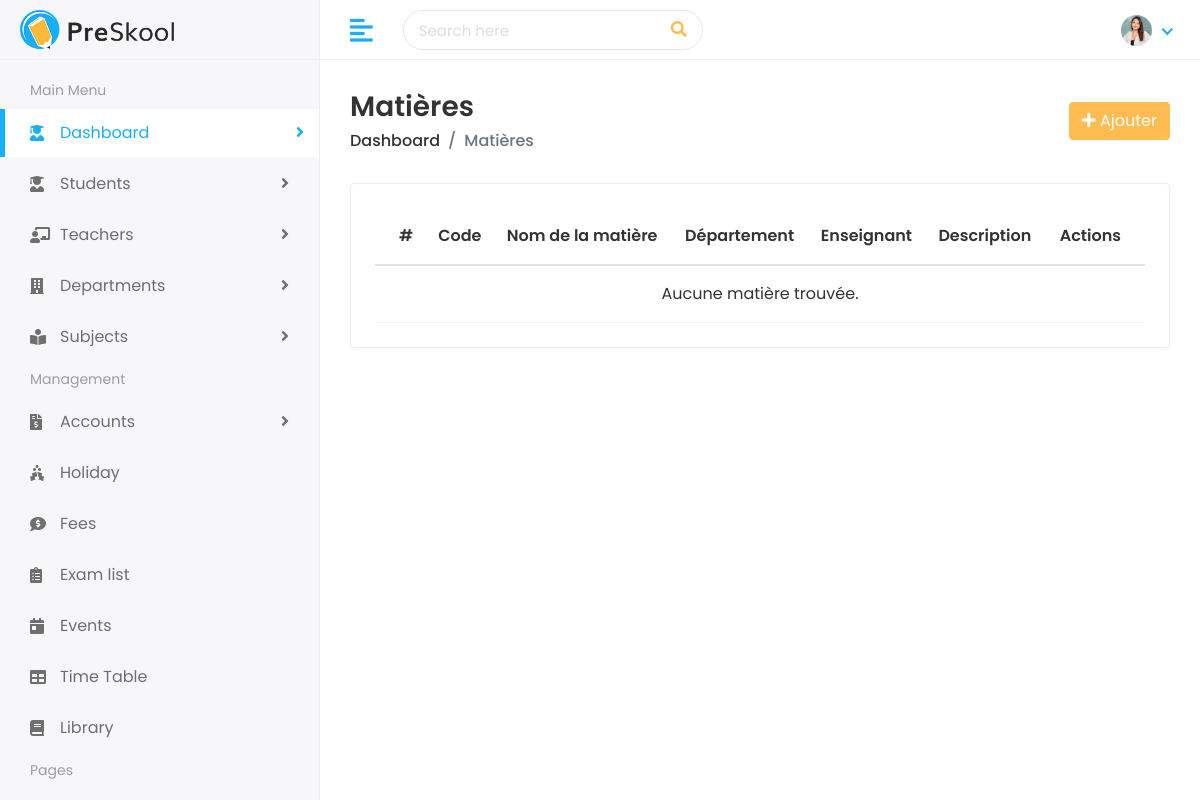
Before: /subjects/ with the older database file.
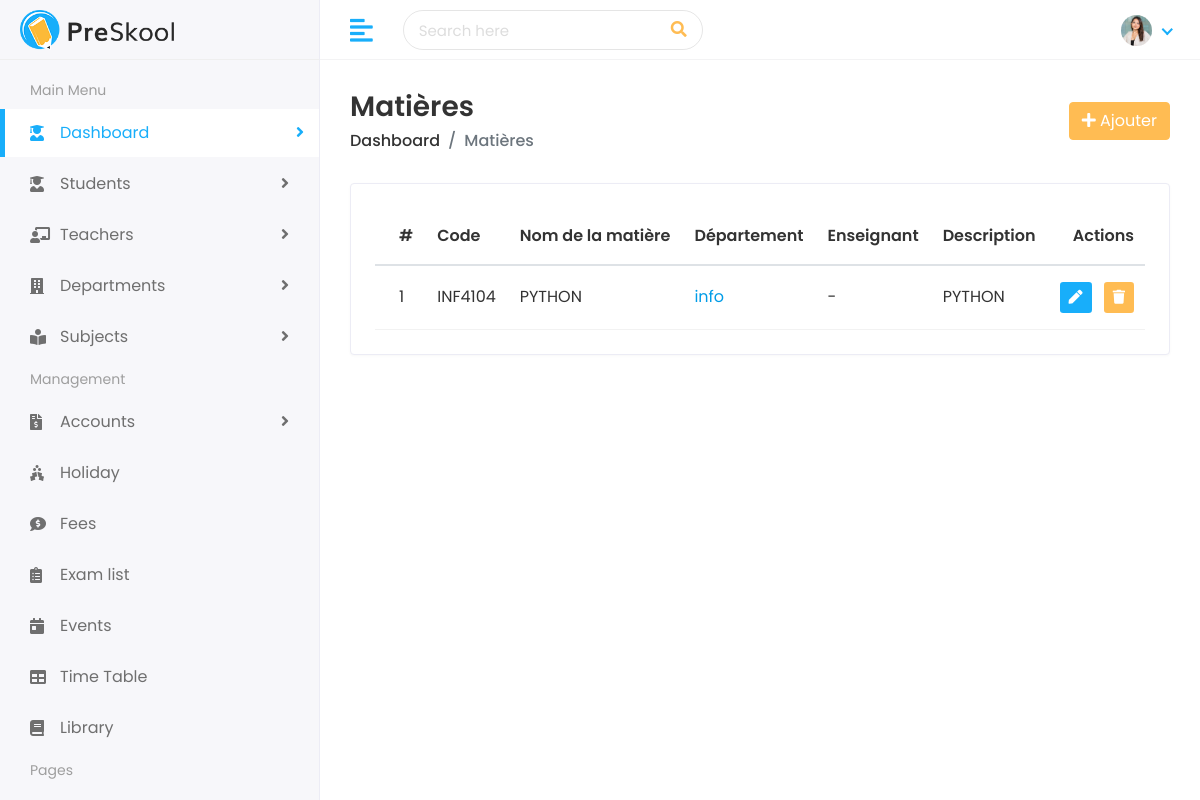
After: the same page with the newer database file.
### faculty/models.py (models this page shows, shortened)
class Subject(models.Model):
    name = models.CharField(max_length=100, verbose_name="Nom de la matière")
    code = models.CharField(max_length=20, unique=True, verbose_name="Code")
    description = models.TextField(blank=True, null=True, verbose_name="Description")
    department = models.ForeignKey(
        Department,
        on_delete=models.SET_NULL,
        null=True,
        blank=True,
        related_name='subjects',
        verbose_name="Département"
    )
    teacher = models.ForeignKey(
        Teacher,
        on_delete=models.SET_NULL,
        null=True,
        blank=True,
        related_name='subjects',
        verbose_name="Enseignant"
    )

class Department(models.Model):
    name = models.CharField(max_length=100, unique=True, verbose_name="Nom du département")
    description = models.TextField(blank=True, null=True, verbose_name="Description")
    head_teacher = models.ForeignKey(
        Teacher,
        on_delete=models.SET_NULL,
        null=True,
        blank=True,
        related_name='headed_departments',
        verbose_name="Responsable (Enseignant)"
    )
    teachers = models.ManyToManyField(
        Teacher,
        blank=True,
        related_name='departments',
        verbose_name="Enseignants"
    )

### faculty/views.py (the view)
# urls.py: path('subjects/', views.subject_list, name='subject_list'),
def subject_list(request):
    subjects = Subject.objects.select_related('department', 'teacher').all()
    return render(request, 'subjects/subjects.html', {'subjects': subjects})

### templates/subjects/subjects.html (shortened to what this page needs)
{% extends 'Home/base.html' %}
{% load static %}
{% block body %}
<div class="page-wrapper">
  <div class="content container-fluid">
    <div class="page-header">
      <div class="row align-items-center">
        <div class="col">
          <h3 class="page-title">Matières</h3>
          <ul class="breadcrumb">
            <li class="breadcrumb-item"><a href="/dashboard/">Dashboard</a></li>
            <li class="breadcrumb-item active">Matières</li>
          </ul>
        </div>
        <div class="col-auto text-right float-right ml-auto">
          <a href="{% url 'add_subject' %}" class="btn btn-primary">
            <i class="fas fa-plus"></i> Ajouter
          </a>
        </div>
      </div>
    </div>
    <div class="row">
      <div class="col-sm-12">
        <div class="card card-table">
          <div class="card-body">
            <div class="table-responsive">
              <table class="table table-hover table-center mb-0 datatable">
                <thead>
                  <tr>
                    <th>#</th>
                    <th>Code</th>
                    <th>Nom de la matière</th>
                    <th>Département</th>
                    <th>Enseignant</th>
                    <th>Description</th>
                    <th class="text-right">Actions</th>
                  </tr>
                </thead>
                <tbody>
                  {% for subject in subjects %}
                  <tr>
                    <td>{{ forloop.counter }}</td>
                    <td>{{ subject.code }}</td>
                    <td>{{ subject.name }}</td>
                    <td>
                      {% if subject.department %}
                        <a href="{% url 'department_list' %}">{{ subject.department.name }}</a>
                      {% else %}
                        -
                      {% endif %}
                    </td>
                    <td>
                      {% if subject.teacher %}
                        <a href="{% url 'view_teacher' subject.teacher.teacher_id %}">{{ subject.teacher }}</a>
                      {% else %}
                        -
                      {% endif %}
                    </td>
                    <td>{{ subject.description|default:"-" }}</td>
                    <td class="text-right">
                      <div class="actions">
                        <a href="{% url 'edit_subject' subject.pk %}" class="btn btn-sm bg-success-light mr-2">
                          <i class="fas fa-pen"></i>
                        </a>
                        <form action="{% url 'delete_subject' subject.pk %}" method="POST" style="display:inline;">
                          <button type="submit" class="btn btn-sm bg-danger-light"
                            onclick="return confirm('Supprimer cette matière ?');">
                            <i class="fas fa-trash"></i>
                          </button>
                        </form>
                      </div>
                    </td>
                  </tr>
                  {% empty %}
                  <tr><td colspan="7" class="text-center">Aucune matière trouvée.</td></tr>
                  {% endfor %}
                </tbody>
              </table>
            </div>
          </div>
        </div>
      </div>
    </div>
  </div>
</div>
{% endblock %}

### templates/Home/base.html (shortened to what this page needs)
{% load static %}
<!DOCTYPE html>
<html lang="en">
   <head>
      <link rel="stylesheet" href="{%static 'assets/plugins/bootstrap/css/bootstrap.min.css' %}">
      <link rel="stylesheet" href="{%static 'assets/plugins/fontawesome/css/fontawesome.min.css' %}">
      <link rel="stylesheet" href="{%static 'assets/plugins/fontawesome/css/all.min.css' %}">
      <link rel="stylesheet" href="{%static 'assets/css/style.css' %}">
   </head>
   <body>
      <div class="main-wrapper">
         <div class="header">
            <div class="header-left">
               <a href="index.html" class="logo">
               <img src="{%static 'assets/img/logo.png' %}" alt="Logo">
               </a>
            </div>
            <a href="javascript:void(0);" id="toggle_btn">
            <i class="fas fa-align-left"></i>
            </a>
            <div class="top-nav-search">
               <form>
                  <input type="text" class="form-control" placeholder="Search here">
                  <button class="btn" type="submit"><i class="fas fa-search"></i></button>
               </form>
            </div>
            <ul class="nav user-menu">
               <li class="nav-item dropdown noti-dropdown">
                  <a href="#" class="dropdown-toggle nav-link" data-toggle="dropdown">
                  </a>
               </li>
               <li class="nav-item dropdown has-arrow">
                  <a href="#" class="dropdown-toggle nav-link" data-toggle="dropdown">
                  <span class="user-img"><img class="rounded-circle" src="{%static 'assets/img/profiles/avatar-01.jpg'%}" width="31" alt="Ryan Taylor"></span>
                  </a>
               </li>
            </ul>
         </div>
         <div class="sidebar" id="sidebar">
            <div class="sidebar-inner slimscroll">
               <div id="sidebar-menu" class="sidebar-menu">
                  <ul>
                     <li class="menu-title">
                        <span>Main Menu</span>
                     </li>
                     <li class="submenu active">
                        <a href="#"><i class="fas fa-user-graduate"></i> <span> Dashboard</span> <span class="menu-arrow"></span></a>
                     </li>
                     <li class="submenu">
                        <a href="#"><i class="fas fa-user-graduate"></i> <span> Students</span> <span class="menu-arrow"></span></a>
                     </li>
                     <li class="submenu">
                        <a href="#"><i class="fas fa-chalkboard-teacher"></i> <span> Teachers</span> <span class="menu-arrow"></span></a>
                     </li>
                     <li class="submenu">
                        <a href="#"><i class="fas fa-building"></i> <span> Departments</span> <span class="menu-arrow"></span></a>
                     </li>
                     <li class="submenu">
                        <a href="#"><i class="fas fa-book-reader"></i> <span> Subjects</span> <span class="menu-arrow"></span></a>
                     </li>
                     <li class="menu-title">
                        <span>Management</span>
                     </li>
                     <li class="submenu">
                        <a href="#"><i class="fas fa-file-invoice-dollar"></i> <span> Accounts</span> <span class="menu-arrow"></span></a>
                     </li>
                     <li>
                        <a href="holiday.html"><i class="fas fa-holly-berry"></i> <span>Holiday</span></a>
                     </li>
                     <li>
                        <a href="fees.html"><i class="fas fa-comment-dollar"></i> <span>Fees</span></a>
                     </li>
                     <li>
                        <a href="exam.html"><i class="fas fa-clipboard-list"></i> <span>Exam list</span></a>
                     </li>
                     <li>
                        <a href="event.html"><i class="fas fa-calendar-day"></i> <span>Events</span></a>
                     </li>
                     <li>
                        <a href="time-table.html"><i class="fas fa-table"></i> <span>Time Table</span></a>
                     </li>
                     <li>
                        <a href="library.html"><i class="fas fa-book"></i> <span>Library</span></a>
                     </li>
                     <li class="menu-title">
                        <span>Pages</span>
                     </li>
                     <li class="submenu">
                        <a href="#"> <span> Authentication </span> </a>
                     </li>
                  </ul>
               </div>
            </div>
         </div>
         {% block body %}
         {% endblock %}
      </div>
  </body>
  </html>

Changed rows visible on the page:
added Subject: code "INF4104", name "PYTHON", department.name "info", description "PYTHON"
Other visible differences:
text no longer shown: "Aucune matière trouvée."
